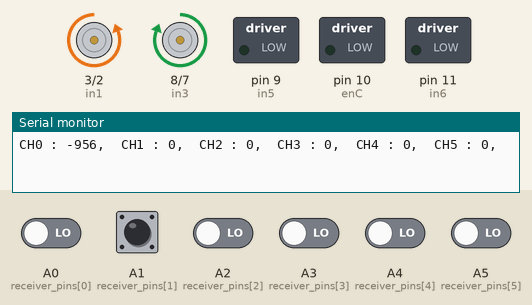
Recording of a sketch running on a simulated Arduino Uno, built with avr-gcc and run on an emulated ATmega328P. Parts: motor-driver pin pairs drawn as motors (green arrow = first pin HIGH = forward, orange = second pin HIGH = backward, longer = more drive, scaled by the enable pin), switched loads named in the sketch (green lamp = pin HIGH), the last lines printed to the serial monitor. The inputs (shaded band) are chosen by the test bench; at power-on: A0 (receiver_pins[0]), A1 (receiver_pins[1]), A2 (receiver_pins[2]), A3 (receiver_pins[3]), A4 (receiver_pins[4]), A5 (receiver_pins[5]) LOW.

Above: at 1.2 s.
1.3 s: A1 (receiver_pins[1]) pulsed HIGH 2 times (0.12 s each, 0.3 s apart)
At 2.0 s:
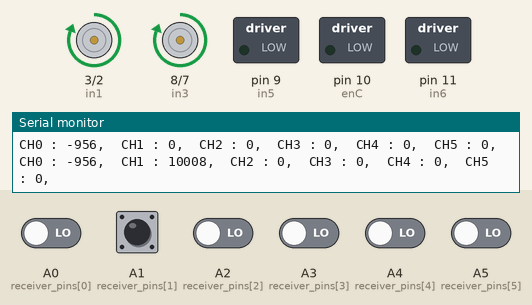
At 8.2 s:
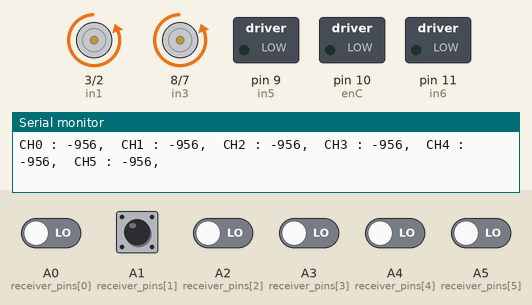
Timing chart, 0 to 9.7 s (numbered marks = the images above; inputs shaded):
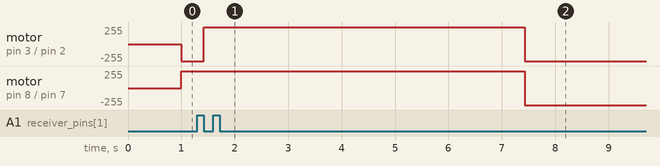

The sketch:

Main-code.ino
```cpp
// M1 left
int enA = 5;
int in1 = 3;
int in2 = 2;
// M2 eight
int enB = 6;
int in3 = 8;
int in4 = 7;

// New motor driver pins
int enC = 10;
int in5 = 9;
int in6 = 11;

int receiver_pins[] = {A0, A1, A2, A3, A4, A5}; // Channel 5 on A4, Channel 6 on A5
int receiver_values[] = {0, 0, 0, 0, 0, 0};
int res_min = 1100;
int res_max = 1900;

int working_range = 255; // motor driver range

void setup() {
  pinMode(enA, OUTPUT);
  pinMode(enB, OUTPUT);
  pinMode(in1, OUTPUT);
  pinMode(in2, OUTPUT);
  pinMode(in3, OUTPUT);
  pinMode(in4, OUTPUT);

  // Setup for the new motor driver
  pinMode(enC, OUTPUT);
  pinMode(in5, OUTPUT);
  pinMode(in6, OUTPUT);

  Serial.begin(115200);

  // Make sure motors are off on startup
  mpower(1, 0);
  mpower(2, 0);
  mpower(3, 0); // Initialize the new motor driver to off
}

void loop() {
  receive();

  int m1 = 0;
  int m2 = 0;
  int m3 = 0; // New motor speed
  int rot = receiver_values[0]; // Steering input (Channel 1)

  // Only process motor control if valid signals are received
  if (isValidSignal()) {
    // Throttle (forward/backward movement) input (Channel 2)
    m1 = receiver_values[1] + rot / 2;
    m2 = receiver_values[1] - rot / 2;

    // Control new motor using channel 5 (A4) for speed
    if (receiver_values[4] > 0) { // Channel 5 for turning the motor on
      m3 = 255; // Full speed or set to desired value
    } else {
      m3 = 0; // Turn off the motor
    }

    // Change direction of new motor using channel 6 (A5)
    if (receiver_values[5] > 0) { // Positive value for one direction
      mpower(3, m3); // Forward
    } else if (receiver_values[5] < 0) { // Negative value for the opposite direction
      mpower(3, -m3); // Reverse
    } else {
      mpower(3, 0); // No movement if neutral
    }
  } else {
    // If the signal is not valid, stop the motors
    m1 = 0;
    m2 = 0;
    m3 = 0; // Ensure the new motor is off
  }

  mpower(1, m1);
  mpower(2, m2);
  // Control the new motor direction already handled above
}

int rp = 0;
void receive() {
  receiver_values[rp] = map(pulseIn(receiver_pins[rp], HIGH), res_min, res_max, -1 * working_range, working_range);
  rp++;
  if (rp == 6) {
    rp = 0;
  }

  for (int i = 0; i < 6; i++) {
    Serial.print("CH");
    Serial.print(i);
    Serial.print(" : ");
    Serial.print(receiver_values[i]);
    Serial.print(",\t");
  }

  Serial.println("");
}

// Function to check if signal from receiver is valid
boolean isValidSignal() {
  boolean valid = true;
  for (int i = 0; i < 2; i++) {  // Only check channels 1 and 2 (steering and throttle)
    if (receiver_values[i] == -working_range || receiver_values[i] == working_range) {
      valid = false;  // If any channel is out of range, mark the signal as invalid
    }
  }
  return valid;
}

void mpower(int motor, int spd) {
  int rotation = 0;
  if (spd > 0) {
    rotation = 1;
  } else if (spd < 0) {
    rotation = -1;
    spd *= -1;
  }

  if (spd > 255) {
    spd = 255;
  }

  int pwm;
  int pA;
  int pB;

  if (motor == 1) {
    pwm = enA;
    pA = in1;
    pB = in2;
  } else if (motor == 2) {
    pwm = enB;
    pA = in3;
    pB = in4;
  } else if (motor == 3) { // New motor
    pwm = enC;
    pA = in5;
    pB = in6;
  } else {
    return;
  }

  if (rotation == 0) {
    digitalWrite(pA, LOW);
    digitalWrite(pB, LOW);
  } else if (rotation == 1) {
    digitalWrite(pA, HIGH);
    digitalWrite(pB, LOW);
  } else if (rotation == -1) {
    digitalWrite(pA, LOW);
    digitalWrite(pB, HIGH);
  }

  analogWrite(pwm, spd);
}
```

Measured:
- after the input at 1.3 s, motor on pin 3 (in1) / pin 2 (in2): backward 255/255 → forward 255/255 after 0.12 s, → backward 255/255 6.0 s later; motor on pin 8 (in3) / pin 7 (in4): forward 255/255 → backward 255/255 after 6.1 s instead of 0.70 s
